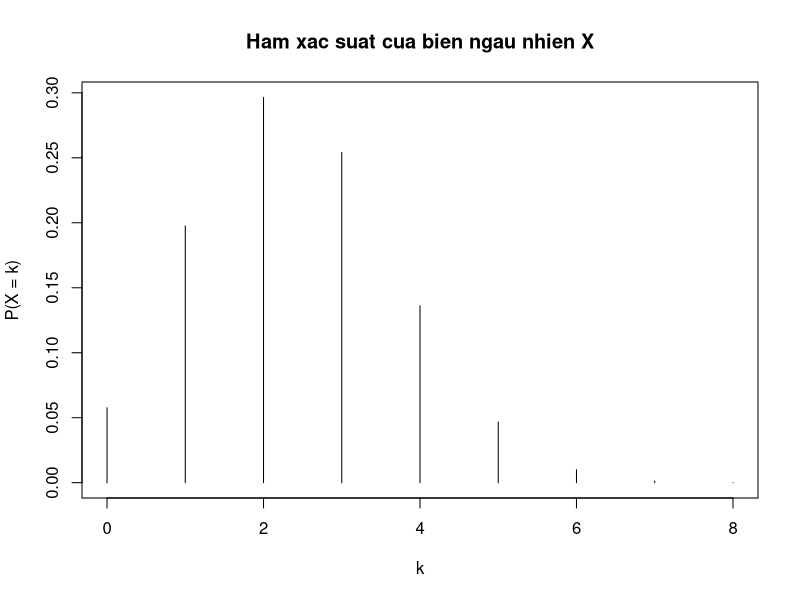
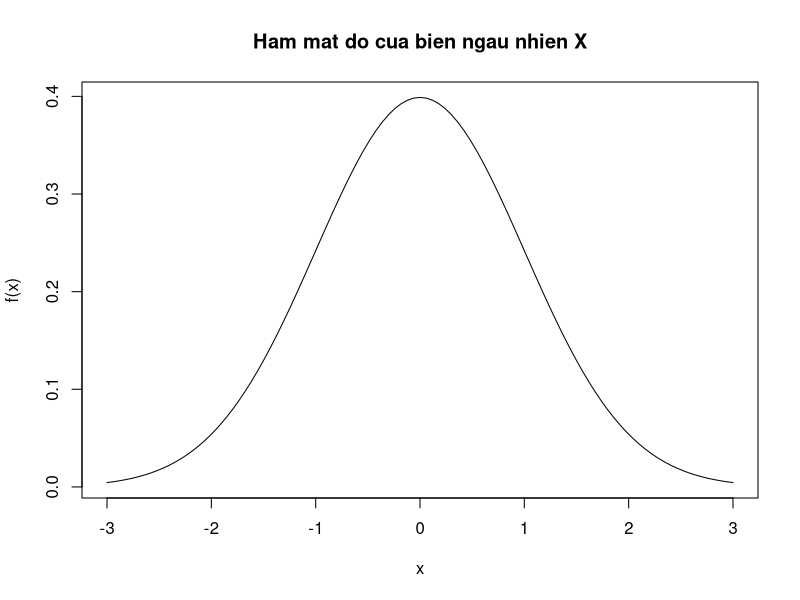

Write the R code that produced these figures, in order.
#Vi du 1a
k <- 0:8
p <- function(k) choose(8, k)*0.3^k*0.7^(8 - k)
p(k)
sum(p(k))

#Vi du 1b
f <- function(x, mu = 0, sigma = 1) {
  1 / sqrt(2 * pi * sigma^2) * exp(-(x - mu)^2 / (2 * sigma^2))
}

#Tinh f(0)
f(0)

#Tinh tich phan tren toan mien xac dinh cua f
integrate(function(x) f(x, 0,1), -Inf, Inf)

#Vi du 2a
plot(k, p(k), type= "h", xlab = "k", ylab = "P(X = k)", main = "Ham xac suat cua bien ngau nhien X")

#Vi du 2b
curve(f(x,0,1), from = -3, to = 3, xlab = "x", ylab = "f(x)", main = "Ham mat do cua bien ngau nhien X")